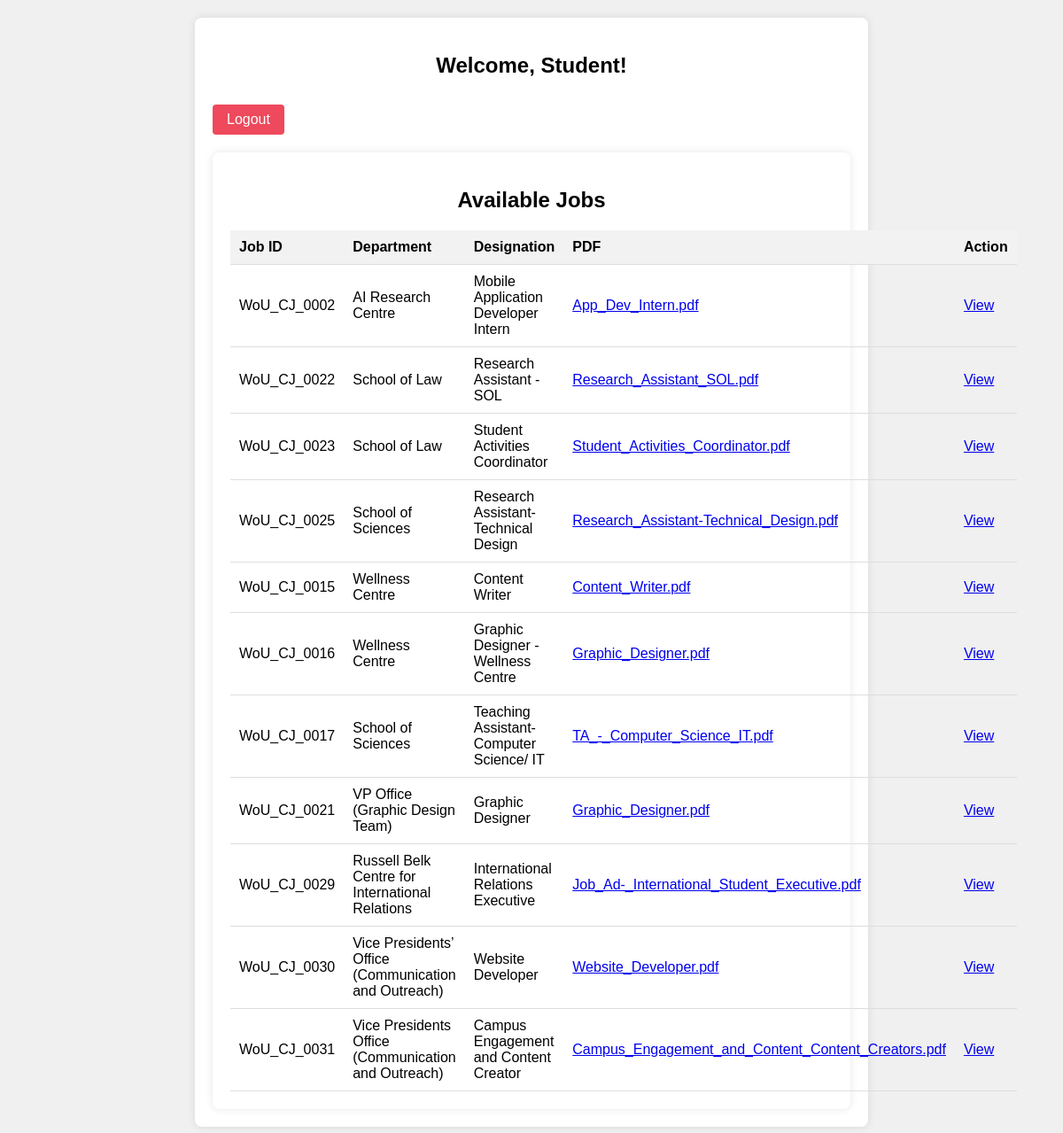
Page /student_dashboard (signed in) on the earlier database version.
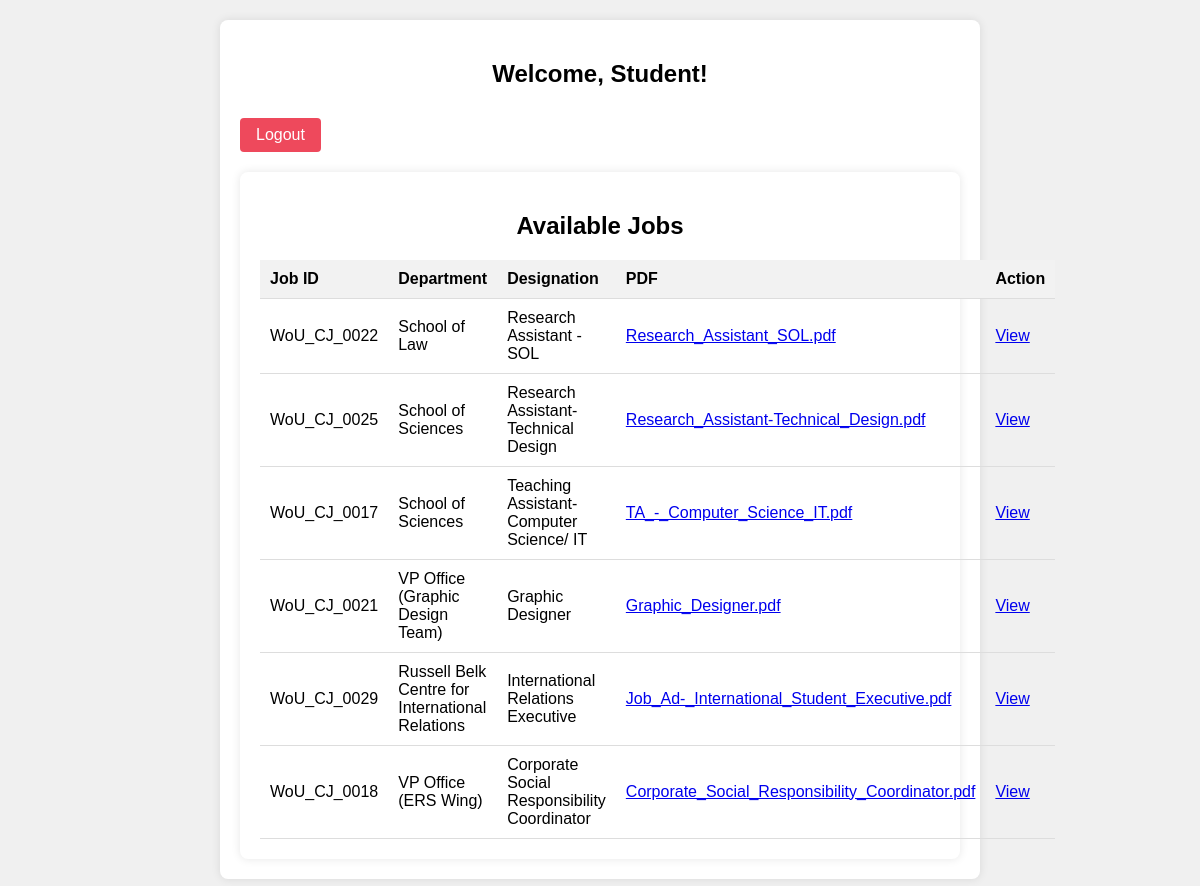
Same page on the later database version.
### tables this page shows
CREATE TABLE job (
            job_id INTEGER PRIMARY KEY AUTOINCREMENT,
            id INTEGER NOT NULL,
            department TEXT NOT NULL,
            designation TEXT NOT NULL,
            description TEXT,
            pdf_path TEXT,
            pdf_filename TEXT
        );

### main.py (the view)
@app.route('/student_dashboard')
@login_required
def student_dashboard():
    if 'email' in session:
        email = session['email']
        conn = sqlite3.connect('pdfs.db')
        c = conn.cursor()
        c.execute('SELECT * FROM job')
        jobs = c.fetchall()
        conn.close()
        return render_template('Student.html', email=email, jobs=jobs)
    else:
        return jsonify({'message': 'Session email not found. Please log in again.'}), 404

### main.py (called while the page is built)
@login_manager.user_loader
def load_user(user_id):
    user = Faculty.get(user_id)
    if not user:
        user = Student.get(user_id)
    return user

    @staticmethod
    def get(email):
        conn = sqlite3.connect('pdfs.db')
        c = conn.cursor()
        c.execute('SELECT Email_ID, Password FROM users WHERE Email_ID = ?', (email,))
        user_data = c.fetchone()
        conn.close()
        if user_data:
            return Faculty(user_data[0])
        else:
            return None

### templates/Student.html (shortened to what this page needs)
<!DOCTYPE html>
<html lang="en">
<head>
</head>
<body>
    <div class="container">
        <h2>Welcome, Student!</h2>
        <a class="btn" href="{{ url_for('logout') }}">Logout</a>
        <div class="job_cont">
            <h2>Available Jobs</h2>
            <table>
                <thead>
                    <tr>
                        <th>Job ID</th>
                        <th>Department</th>
                        <th>Designation</th>
                        <th>PDF</th>
                        <th>Action</th>
                    </tr>
                </thead>
                <tbody>
                    {% if jobs %}
                    {% for job in jobs %}
                    <tr>
                        <td>{{ job[1] }}</td>
                        <td>{{ job[2] }}</td>
                        <td>{{ job[3] }}</td>
                        <td><a href="#" onclick="showPDF('{{ job[5] }}')">{{ job[6] }}</a></td>
                        <td>
                            <a href="#" class="view-job"
                                onclick="showModal('{{ job[1] }}','{{ job[2] }}', '{{ job[3] }}', '{{ job[4] }}', '{{ job[5] }}', '{{ job[6] }}', '{{ job[0] }}')">View</a>
                        </td>
                    </tr>
                    {% endfor %}
                    {% else %}
                    <tr>
                        <td colspan="5" class="no-jobs">No jobs available.</td>
                    </tr>
                    {% endif %}
                </tbody>
            </table>
        </div>
    </div>
</body>
</html>

Differences in the rows shown:
removed job: id "WoU_CJ_0002", department "AI Research Centre", designation "Mobile Application Developer Intern", pdf_filename "App_Dev_Intern.pdf"
removed job: id "WoU_CJ_0023", department "School of Law", designation "Student Activities Coordinator", pdf_filename "Student_Activities_Coordinator.pdf"
removed job: id "WoU_CJ_0015", department "Wellness Centre", designation "Content Writer", pdf_filename "Content_Writer.pdf"
removed job: id "WoU_CJ_0016", department "Wellness Centre", designation "Graphic Designer - Wellness Centre", pdf_filename "Graphic_Designer.pdf"
removed job: id "WoU_CJ_0030", department "Vice Presidents’ Office (Communication and Outreach)", designation "Website Developer", pdf_filename "Website_Developer.pdf"
removed job: id "WoU_CJ_0031", department "Vice Presidents Office (Communication and Outreach)", designation "Campus Engagement and Content Creator", pdf_filename "Campus_Engagement_and_Content_Content_Creators.pdf"
added job: id "WoU_CJ_0018", department "VP Office (ERS Wing)", designation "Corporate Social Responsibility Coordinator", pdf_filename "Corporate_Social_Responsibility_Coordinator.pdf"
